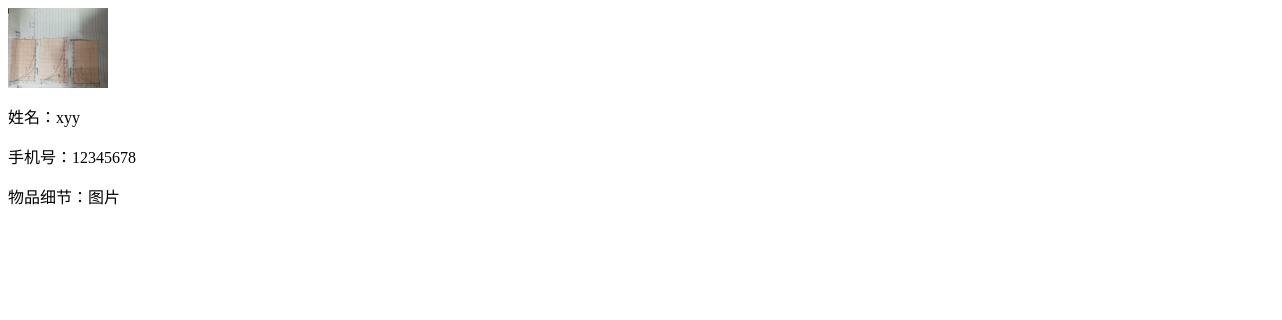
The page /show on the database as committed earlier.
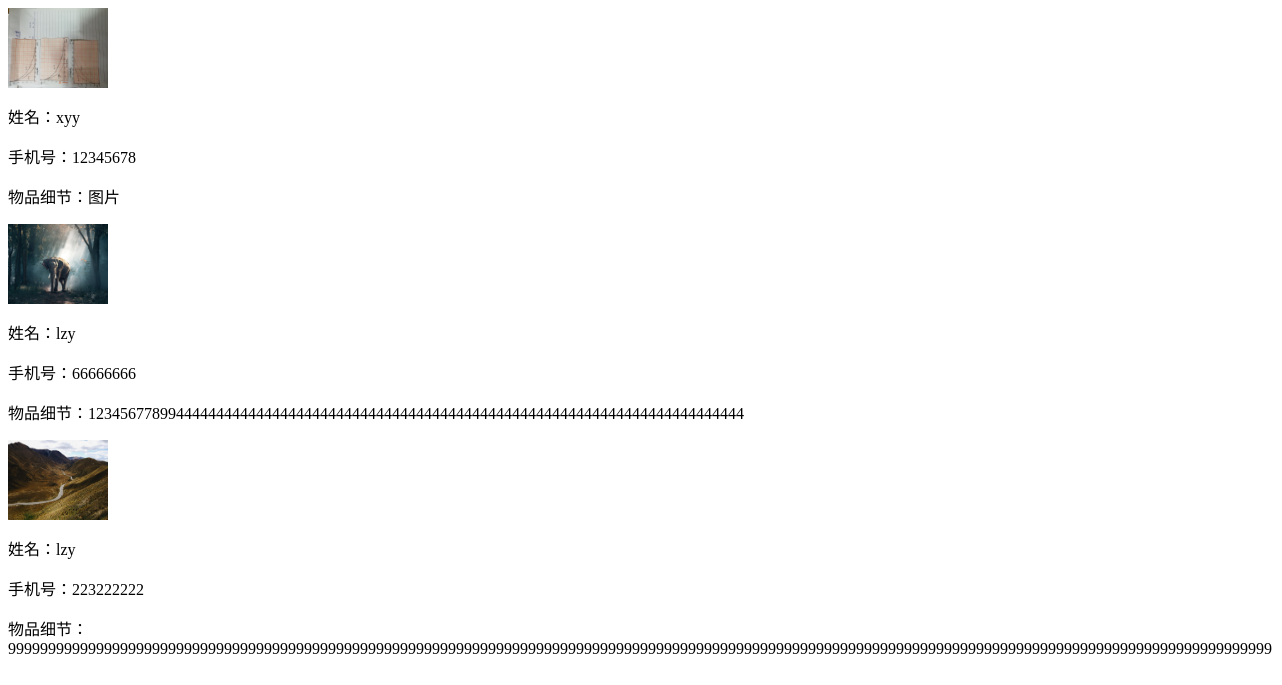
The same page on the database as committed later.
### users/models.py (models this page shows, shortened)
class Upload1(models.Model):
	img = models.ImageField(upload_to = 'upload')
        finder = models.CharField(max_length=10)
        phoneNumber = models.CharField(max_length=10)
        details = models.TextField(max_length=200)
        user = models.ForeignKey(User, on_delete=models.CASCADE)

### users/views.py (the view)
# urls.py: url(r'^show', views.showImg,name='show'),
def showImg(request):
    imgs = Upload1.objects.all()
    content={
        'imgs':imgs
    }
    return render(request,'users/showimg.html',content)

### users/templates/users/showimg.html
{% for i in imgs %}
<img src="{{i.img.url}}" width="100px" height="80px" />
<p>姓名：{{i.finder}}</p>
<p>手机号：{{i.phoneNumber}}</p>
<p>物品细节：{{i.details}}</p>
{% endfor %}

Rows that differ between the two databases and show on the page:
added Upload1: img (picture), finder "lzy", phoneNumber "66666666", details "1234567789944444444444444444444444444444444444444444444444444444444444444444444444"
added Upload1: img (picture), finder "lzy", phoneNumber "223222222", details "99999999999999999999999999999999999999999999999999999999999999999999999999999999999999999999999999999999999999999999999999999999999999999999999999999999999999"
